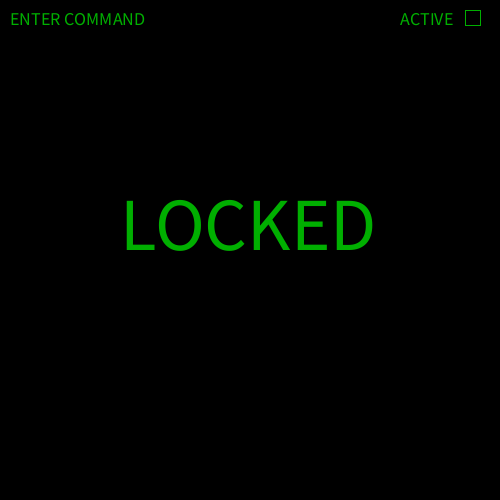
Frame 1 (no input)
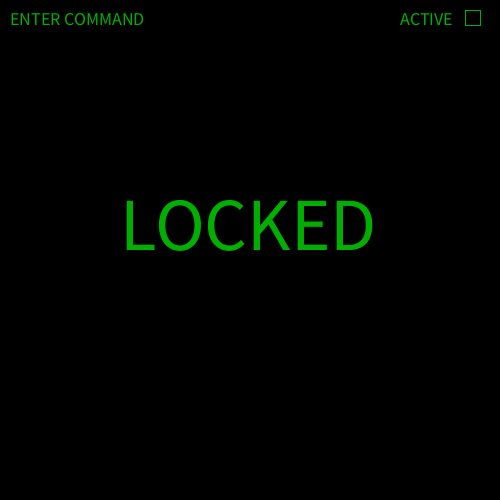
Frame 60 (the mouse pressed at the canvas centre just before this capture)
Frame 120 (the mouse held since frame 60 and released just before this capture): identical to frame 60, image omitted

The Processing sketch that drew these frames (run headless with seeded random() and noise(); from frame 60 on, the mouse is pressed at the canvas centre):

// Processing sketch: Lock_Pick_Part_Two
// ── Lock_Pick_Part_Two.pde
void setup(){
  size(500,500);
  CheckCommand(inputText.toLowerCase()); 
  inputText ="";
}
color green = color(0,175,0); 
void draw(){
  textSize(18); 
  background(0);
  fill(green); 
  CommandDisplay();
  ActiveDisplay();
  textSize(75);
  fill(green);
  MainTextDisplay();
}
void MainTextDisplay(){
   if(locked == true){
    text("LOCKED", 120, 250); 
  }else{
    text("UN-LOCKED", 65, 250);
  } 
}
void CommandDisplay(){
  text("ENTER COMMAND", 10, 25); 
  text(inputText.toUpperCase(), 7, 40);
}
float checkBoxSize = 15f;
int x= 465, y = 10;
void ActiveDisplay(){
  text("ACTIVE", 400, 25);
  stroke(green);
  if(active){
   fill(green); 
  }else{
   fill(0);  
  }
  rect(x, y, checkBoxSize, checkBoxSize);
} 

void mousePressed(){
  if(mouseX > x &&
     mouseX < x + checkBoxSize && 
     mouseY > y &&
     mouseY < y + checkBoxSize){
    active = !active; 
  }
    
  
  
} 
String inputText = ""; 
boolean locked = true, active = false; 
void keyPressed(){
  if(key == ENTER){
   CheckCommand(inputText.toLowerCase()); 
   inputText =""; 
   return; 
  }
  if(key == BACKSPACE){
     inputText=inputText.substring(0, inputText.length()-1);
  }else{
    inputText += key;
  }
}
void CheckCommand(String str){
  println(str); 
  //if(str.equals("active") == true){
    //active = true; 
    //println(active);
  //}
  if(str.equals("unlock") == true && active == true){
    locked = false; 
    println("Unlocked");
  } 
} 
